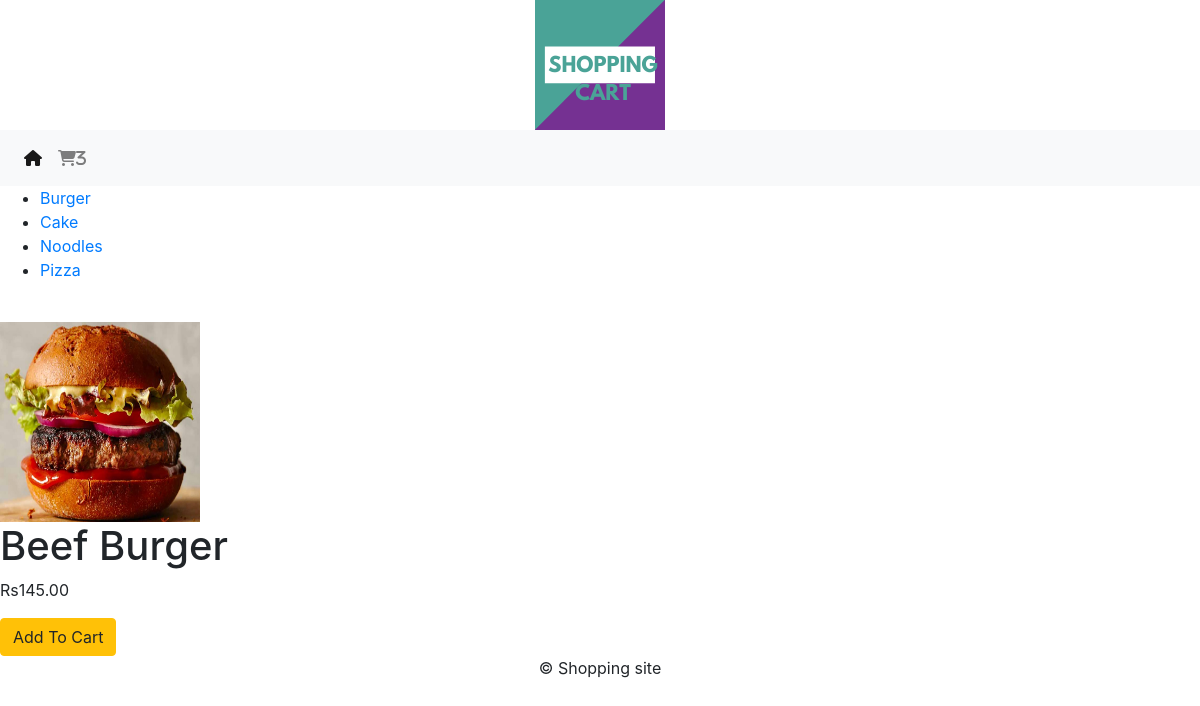
The app's page /Yummie/burger/beef-burger/ with its own data.
### YummieApp/models.py (models this page shows, shortened)
class FoodCategory(models.Model):
    name=models.CharField(max_length=200,unique=True)
    slug=models.SlugField(max_length=200,unique=True)
    img=models.ImageField(upload_to='category',blank=True)
    class Meta:
        ordering=("name",)
        verbose_name="category"
        verbose_name_plural="categories"
    def get_url(self):
        return reverse("YummieApp:Products_by_Category",args=[self.slug])

class FoodProduct(models.Model):
    name=models.CharField(max_length=200,unique=True)
    slug=models.SlugField(max_length=200,unique=True)
    img=models.ImageField(upload_to='products',blank=True)
    category=models.ForeignKey(FoodCategory,on_delete=models.CASCADE)
    price=models.DecimalField(max_digits=10,decimal_places=2)
    stock=models.IntegerField()
    available=models.BooleanField(default=True)
    created=models.DateTimeField(auto_now=True)
    updated=models.DateTimeField(auto_now=True)
    class Meta:
        ordering=("name",)
        verbose_name="product"
        verbose_name_plural="products"

### YummieApp/views.py (the view)
# urls.py: path('<slug:c_slug>/<slug:product_slug>/',views.ProdCatDetail,name='ProdCatDetail')
def ProdCatDetail(request,c_slug,product_slug):
    try:
        product=FoodProduct.objects.get(category__slug=c_slug,slug=product_slug)
    except Exception as e:
        raise e
    return render(request,'product.html',{'product':product})

### Cart/context_processors.py (called while the page is built)
def counter(request):
    item_count=0
    if 'admin' in request.path:
        return {}
    else:
        try:
            cart = Cart.objects.filter(cart_id=_cart_id(request))
            cart_items = CartItem.objects.all().filter(cart=cart[:1])
            for cart_item in cart_items:
                item_count += cart_item.quantity
        except Cart.DoesNotExist:
            item_count = 0
        return dict(item_count=item_count)

### Cart/views.py (called while the page is built)
def _cart_id(request):
    cart = request.session.session_key
    if not cart:
        cart = request.session.create()
        return cart

### YummieApp/context_processors.py (called while the page is built)
def menu_links(request):
    links=FoodCategory.objects.all()
    return dict(links=links)

### templates/product.html (shortened to what this page needs)
{% extends 'base.html' %}
{% load static %}
{% block content %}
<div>
    <div><br>
    <div>
        <div>
            <img src="{{product.img.url}}" alt="{{product.name}}" style="height:200px;width:200px;">
        </div>
    </div>
        <div>
            <div>
                <h1>{{product.name}}</h1>
                <p>Rs{{product.price}}</p>
                {% if product.stock <= 0 %}
                <p><b>Out of Stock</b></p>
                {% else %}
                <a href="{% url 'Cart:add_cart' product.id %}" class="btn btn-warning">Add To Cart</a>
                {% endif %}
            </div>
        </div>
    </div>
</div>
{% endblock %}

### templates/navbar.html (shortened to what this page needs)
<nav class="navbar navbar-expand-lg navbar-light bg-light">
  <div class="collapse navbar-collapse" id="navbarNavDropdown">
    <ul class="navbar-nav">
      <li class="nav-item active">
        <a class="nav-link" href="{% url 'YummieApp:allProdCat' %}"><i class="fas fa-home"></i> </a>
      </li>
        {% if item_count > 0 %}
      <li class="nav-item">
            <a class="nav-link" href="{% url 'Cart:cart_detail' %}"><i class="fas fa-shopping-cart">{{item_count}}</i></a>
      </li>
        {% endif %}
    </ul>
  </div>
</nav>
<nav>
    <ul>
        {% for cat in links %}
        <li><a href="{{cat.get_url}}">{{cat.name}}</a> </li>
        {% endfor %}
    </ul>
</nav>

### records on screen
FoodCategory: name "Burger"
FoodCategory: name "Cake"
FoodCategory: name "Noodles"
FoodCategory: name "Pizza"
FoodProduct: img (picture), name "Beef Burger", price "145.00"

### other values on screen
{{ item_count }} "3"
